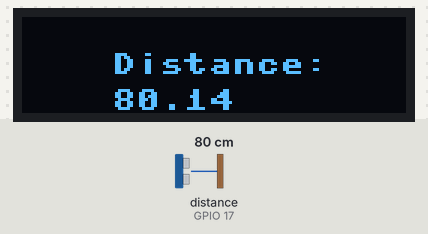
Recording of a program running on a simulated ESP32 board running MicroPython. On the bench: 128×32 one-colour display. Inputs (shaded band) come from the test bench; at power-on: distance to the obstacle (sensor on GPIO 17) 80 cm. The echo pulse lasts 58.3 µs per cm; what the program prints to the serial console is not drawn.

Above: at 1.2 s.
1.3 s: distance to the obstacle (sensor on GPIO 17) set to 2 cm
At 2.2 s:
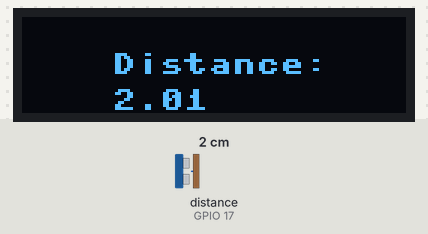
2.8 s: distance to the obstacle (sensor on GPIO 17) set to 4 cm
At 3.3 s:
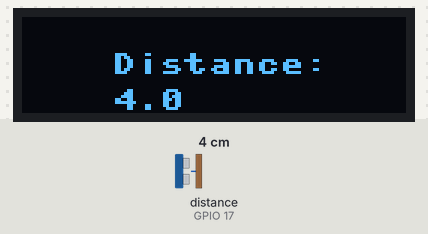
4.3 s: distance to the obstacle (sensor on GPIO 17) set to 9 cm
At 5.5 s:
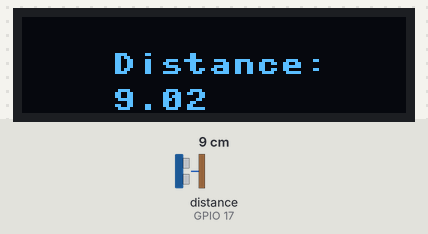
Timing chart, 0 to 7.3 s (numbered marks = the images above; inputs shaded):
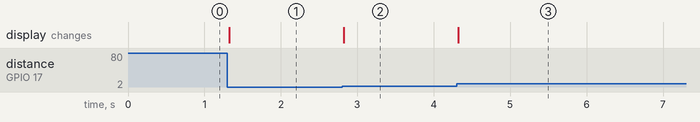

Measured:
- after the input at 1.3 s, the display: changes at once (image 1)
- after the input at 2.8 s, the display: changes at once (image 2)
- after the input at 4.3 s, the display: changes at once (image 3)

The program:

HC_SR04_and_OLED_Libraries_inside.py
```python
import machine, time
from machine import Pin, I2C
import sys

#sdaPIN=machine.Pin(7)
#sclPIN=machine.Pin(6)
# MicroPython SSD1306 OLED driver, I2C and SPI interfaces
from micropython import const
import time
import framebuf
import sys
from machine import Pin, I2C
from time import sleep
# register definitions
SET_CONTRAST        = const(0x81)
SET_ENTIRE_ON       = const(0xa4)
SET_NORM_INV        = const(0xa6)
SET_DISP            = const(0xae)
SET_MEM_ADDR        = const(0x20)
SET_COL_ADDR        = const(0x21)
SET_PAGE_ADDR       = const(0x22)
SET_DISP_START_LINE = const(0x40)
SET_SEG_REMAP       = const(0xa0)
SET_MUX_RATIO       = const(0xa8)
SET_COM_OUT_DIR     = const(0xc0)
SET_DISP_OFFSET     = const(0xd3)
SET_COM_PIN_CFG     = const(0xda)
SET_DISP_CLK_DIV    = const(0xd5)
SET_PRECHARGE       = const(0xd9)
SET_VCOM_DESEL      = const(0xdb)
SET_CHARGE_PUMP     = const(0x8d)


class SSD1306:
    def __init__(self, width, height, external_vcc):
        self.width = width
        self.height = height
        self.external_vcc = external_vcc
        self.pages = self.height // 8
        # Note the subclass must initialize self.framebuf to a framebuffer.
        # This is necessary because the underlying data buffer is different
        # between I2C and SPI implementations (I2C needs an extra byte).
        self.poweron()
        self.init_display()

    def init_display(self):
        for cmd in (
            SET_DISP | 0x00, # off
            # address setting
            SET_MEM_ADDR, 0x00, # horizontal
            # resolution and layout
            SET_DISP_START_LINE | 0x00,
            SET_SEG_REMAP | 0x01, # column addr 127 mapped to SEG0
            SET_MUX_RATIO, self.height - 1,
            SET_COM_OUT_DIR | 0x08, # scan from COM[N] to COM0
            SET_DISP_OFFSET, 0x00,
            SET_COM_PIN_CFG, 0x02 if self.height == 32 else 0x12,
            # timing and driving scheme
            SET_DISP_CLK_DIV, 0x80,
            SET_PRECHARGE, 0x22 if self.external_vcc else 0xf1,
            SET_VCOM_DESEL, 0x30, # 0.83*Vcc
            # display
            SET_CONTRAST, 0xff, # maximum
            SET_ENTIRE_ON, # output follows RAM contents
            SET_NORM_INV, # not inverted
            # charge pump
            SET_CHARGE_PUMP, 0x10 if self.external_vcc else 0x14,
            SET_DISP | 0x01): # on
            self.write_cmd(cmd)
        self.fill(0)
        self.show()

    def poweroff(self):
        self.write_cmd(SET_DISP | 0x00)

    def contrast(self, contrast):
        self.write_cmd(SET_CONTRAST)
        self.write_cmd(contrast)

    def invert(self, invert):
        self.write_cmd(SET_NORM_INV | (invert & 1))

    def show(self):
        x0 = 0
        x1 = self.width - 1
        if self.width == 64:
            # displays with width of 64 pixels are shifted by 32
            x0 += 32
            x1 += 32
        self.write_cmd(SET_COL_ADDR)
        self.write_cmd(x0)
        self.write_cmd(x1)
        self.write_cmd(SET_PAGE_ADDR)
        self.write_cmd(0)
        self.write_cmd(self.pages - 1)
        self.write_framebuf()

    def fill(self, col):
        self.framebuf.fill(col)

    def pixel(self, x, y, col):
        self.framebuf.pixel(x, y, col)

    def scroll(self, dx, dy):
        self.framebuf.scroll(dx, dy)

    def text(self, string, x, y, col=1):
        self.framebuf.text(string, x, y, col)


class SSD1306_I2C(SSD1306):
    def __init__(self, width, height, i2c, addr=0x3c, external_vcc=False):
        self.i2c = i2c
        self.addr = addr
        self.temp = bytearray(2)
        # Add an extra byte to the data buffer to hold an I2C data/command byte
        # to use hardware-compatible I2C transactions.  A memoryview of the
        # buffer is used to mask this byte from the framebuffer operations
        # (without a major memory hit as memoryview doesn't copy to a separate
        # buffer).
        self.buffer = bytearray(((height // 8) * width) + 1)
        self.buffer[0] = 0x40  # Set first byte of data buffer to Co=0, D/C=1
        self.framebuf = framebuf.FrameBuffer1(memoryview(self.buffer)[1:], width, height)
        super().__init__(width, height, external_vcc)

    def write_cmd(self, cmd):
        self.temp[0] = 0x80 # Co=1, D/C#=0
        self.temp[1] = cmd
        self.i2c.writeto(self.addr, self.temp)

    def write_framebuf(self):
        # Blast out the frame buffer using a single I2C transaction to support
        # hardware I2C interfaces.
        self.i2c.writeto(self.addr, self.buffer)

    def poweron(self):
        pass


class SSD1306_SPI(SSD1306):
    def __init__(self, width, height, spi, dc, res, cs, external_vcc=False):
        self.rate = 10 * 1024 * 1024
        dc.init(dc.OUT, value=0)
        res.init(res.OUT, value=0)
        cs.init(cs.OUT, value=1)
        self.spi = spi
        self.dc = dc
        self.res = res
        self.cs = cs
        self.buffer = bytearray((height // 8) * width)
        self.framebuf = framebuf.FrameBuffer1(self.buffer, width, height)
        super().__init__(width, height, external_vcc)

    def write_cmd(self, cmd):
        self.spi.init(baudrate=self.rate, polarity=0, phase=0)
        self.cs.high()
        self.dc.low()
        self.cs.low()
        self.spi.write(bytearray([cmd]))
        self.cs.high()

    def write_framebuf(self):
        self.spi.init(baudrate=self.rate, polarity=0, phase=0)
        self.cs.high()
        self.dc.high()
        self.cs.low()
        self.spi.write(self.buffer)
        self.cs.high()

    def poweron(self):
        self.res.high()
        time.sleep_ms(1)
        self.res.low()
        time.sleep_ms(10)
        self.res.high()

class HCSR04:
    """
    Driver to use the untrasonic sensor HC-SR04.
    The sensor range is between 2cm and 4m.
    The timeouts received listening to echo pin are converted to OSError('Out of range')
    """
    # echo_timeout_us is based in chip range limit (400cm)
    def __init__(self, trigger_pin, echo_pin, echo_timeout_us=500*2*30):
        """
        trigger_pin: Output pin to send pulses
        echo_pin: Readonly pin to measure the distance. The pin should be protected with 1k resistor
        echo_timeout_us: Timeout in microseconds to listen to echo pin.
        By default is based in sensor limit range (4m)
        """
        self.echo_timeout_us = echo_timeout_us
        # Init trigger pin (out)
        self.trigger = Pin(trigger_pin, mode=Pin.OUT, pull=None)
        self.trigger.value(0)

        # Init echo pin (in)
        self.echo = Pin(echo_pin, mode=Pin.IN, pull=None)

    def _send_pulse_and_wait(self):
        """
        Send the pulse to trigger and listen on echo pin.
        We use the method `machine.time_pulse_us()` to get the microseconds until the echo is received.
        """
        self.trigger.value(0) # Stabilize the sensor
        time.sleep_us(5)
        self.trigger.value(1)
        # Send a 10us pulse.
        time.sleep_us(10)
        self.trigger.value(0)
        try:
            pulse_time = machine.time_pulse_us(self.echo, 1, self.echo_timeout_us)
            return pulse_time
        except OSError as ex:
            if ex.args[0] == 110: # 110 = ETIMEDOUT
                raise OSError('Out of range')
            raise ex

    def distance_mm(self):
        """
        Get the distance in milimeters without floating point operations.
        """
        pulse_time = self._send_pulse_and_wait()

        # To calculate the distance we get the pulse_time and divide it by 2
        # (the pulse walk the distance twice) and by 29.1 becasue
        # the sound speed on air (343.2 m/s), that It's equivalent to
        # 0.34320 mm/us that is 1mm each 2.91us
        # pulse_time // 2 // 2.91 -> pulse_time // 5.82 -> pulse_time * 100 // 582
        mm = pulse_time * 100 // 582
        return mm

    def distance_cm(self):
        """
        Get the distance in centimeters with floating point operations.
        It returns a float
        """
        pulse_time = self._send_pulse_and_wait()

        # To calculate the distance we get the pulse_time and divide it by 2
        # (the pulse walk the distance twice) and by 29.1 becasue
        # the sound speed on air (343.2 m/s), that It's equivalent to
        # 0.034320 cm/us that is 1cm each 29.1us
        cms = (pulse_time / 2) / 29.1
        return cms


sensor = HCSR04(trigger_pin=18, echo_pin=17,echo_timeout_us=1000000)

i2c = I2C(0,scl=Pin(6), sda=Pin(7))

oled_width = 128
oled_height = 32
oled = SSD1306_I2C(oled_width, oled_height, i2c)

try:
  while True:
    distance = sensor.distance_cm()
    print(round(distance,2))

    oled.fill(0)
    oled.text("Distance:",30,12)
    oled.text(str(round(distance,2)),30,24)
    oled.show()

except KeyboardInterrupt:
       pass
```
